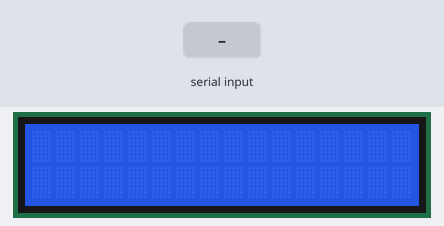
Bench run of a sketch on a simulated Arduino Uno, built with avr-gcc and run on an emulated ATmega328P. On the bench: 16×2 character LCD. The test bench sets the inputs (shaded band). Storage starts empty; the audio player accepts every command and is not drawn; what the sketch prints to the serial monitor is not drawn.

Above: at 1.2 s.
1.3 s: "2" received over the second serial link
At 1.46 s:
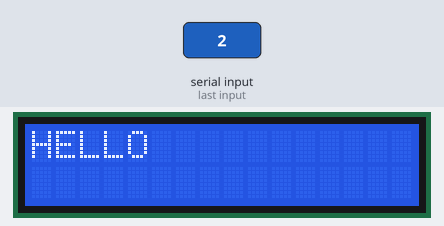
4.3 s: "1" received over the second serial link
At 4.55 s:
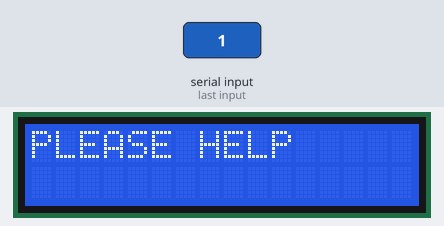
7.3 s: "3" received over the second serial link
At 7.81 s:
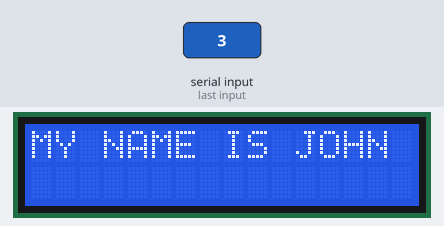
10.3 s: "4" received over the second serial link
At 10.57 s:
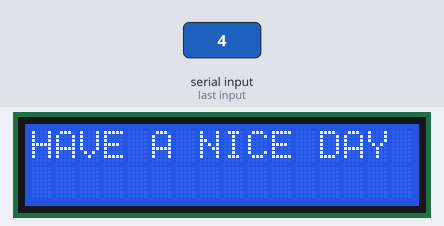
13.3 s: "5" received over the second serial link
At 13.92 s:
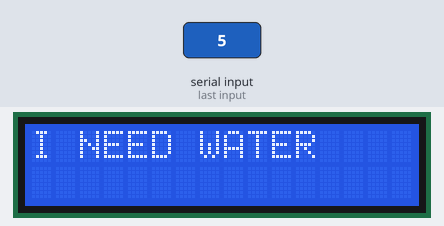
16.3 s: "6" received over the second serial link
At 17.05 s:
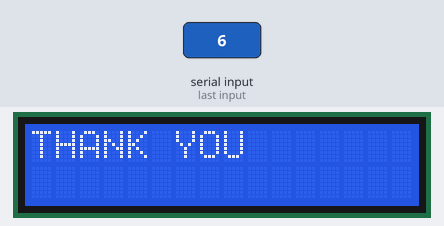
Timing chart, 0 to 19.3 s (numbered marks = the images above; inputs shaded):
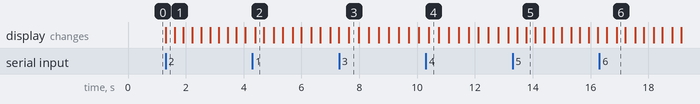

Measured:
- after the input at 1.3 s, the display: changes at once (image 1)
- after the input at 4.3 s, the display: changes after 0.10 s (image 2)
- after the input at 7.3 s, the display: changes after 0.34 s (image 3)
- after the input at 10.3 s, the display: changes after 0.10 s (image 4)
- after the input at 13.3 s, the display: first differs from a run without the input after 0.47 s (image 5)
- after the input at 16.3 s, the display: first differs from a run without the input after 0.60 s (image 6)

The sketch:

BL_LCD_Audio.ino
```cpp
#include<SoftwareSerial.h>
#include <LiquidCrystal_I2C.h>
LiquidCrystal_I2C lcd(0x27,16,2);
#include <SD.h> // need to include the SD library
#define SD_ChipSelectPin 4 //connect pin 4 of arduino to cs pin of sd card
#include <TMRpcm.h> //Arduino library for asynchronous playback of PCM/WAV files
#include <SPI.h> //  need to include the SPI library

TMRpcm tmrpcm; // create an object for use in this sketch

/* Create object named bt of the class SoftwareSerial */
SoftwareSerial bt(10,8); /* (Rx,Tx) */

int message;

void setup() {
  bt.begin(9600); /* Define baud rate for software serial communication */
  Serial.begin(9600); /* Define baud rate for serial communication */
  lcd.begin(16,2);//Defining 16 columns and 2 rows of lcd display
  lcd.backlight();//To Power ON the back light

  tmrpcm.speakerPin = 9; //5,6,11 or 46 on Mega, 9 on Uno, Nano, etc

  if (!SD.begin(SD_ChipSelectPin)) // returns 1 if the card is present
 {
  Serial.println("SD fail");
 }

 tmrpcm.setVolume(5); //
 tmrpcm.play("help.wav"); //the sound file "song" will play each time the arduino powers up, or is reset
                          //try to provide the file name with extension
}

void loop() {

    if (bt.available()) /* If data is available on serial port */
    {
   message=bt.read();
   Serial.println(message);

    }
    lcddisplay(message);

}


void lcddisplay(int b)
{
  lcd.setCursor(0,0); //Defining positon to write from first row,first column .

  switch(b){
  case 49:lcd.print("PLEASE HELP");
  Serial.println("message");
  delay(10);//You can write 16 Characters per line .
  break;
  case 50:lcd.print("HELLO");
  delay(10);
  break;
  case 51:lcd.print("MY NAME IS JOHN");
  delay(10);
  break;
  case 52:lcd.print("HAVE A NICE DAY");
  delay(10);
  break;
  case 53:lcd.print("I NEED WATER");
  delay(10);
  break;
  case 54:lcd.print("THANK YOU");
  delay(10);
  break;
  case 55:lcd.print("waiting for command...");
  delay(10);
  }

  lcd.clear();//Clean the screen
  //delay(100);

}

void speaker(int b){

  switch(b){
  case 49:tmrpcm.play("road.wav");
  break;

  case 50:tmrpcm.play("name.wav");
  break;

  case 51:tmrpcm.play("qn.wav");
  break;

  case 52:tmrpcm.play("road.wav");
  break;

  case 53:tmrpcm.play("road.wav");
  break;

  case 54:tmrpcm.play("road.wav");
  break;

  case 55:tmrpcm.play("road.wav");
  break;

  }


 }
```
